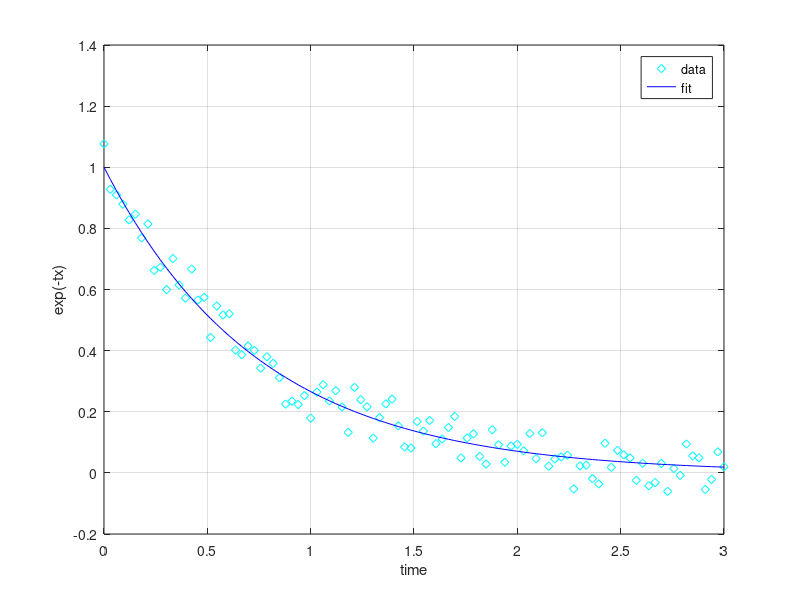

Recreate this plot in MATLAB.


clear all; close all; clc   % clc clears the screen

tic   % starts a stopwatch to be stopped by the function toc
d = linspace(0,3); % creates hundred evenly spaced pts betw 0 and 3   | this line is the independent variable
y = exp(-1.3*d) + 0.05*randn(size(d));              %                 | this is so to say the measured quantity

% now define your guess function, that could fit the data tendence ! 
fun = @(r)exp(-d*r) - y;  % notice that the exp function is substracted by y! we are minimizing
x0=4; % Arbitrarily choose an initial guess x0 = 4.

% start the optimization function, which returns a value to x variable
x = lsqnonlin(fun,x0)

plot(d,y,'dc',d,exp(-d*x),'b-')   % 'dc' d:diamond  c:cyan
legend('data','fit')
xlabel('t')
ylabel('exp(-tx)')
xlabel('time')
grid on
fprintf ('code executed in %0.2f seconds',toc)    % stops a stopwatch started by the function tic
